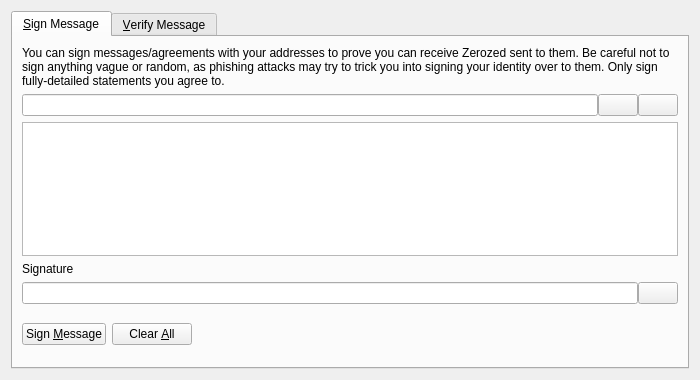
<?xml version="1.0" encoding="UTF-8"?>
<ui version="4.0">
 <class>SignVerifyMessageDialog</class>
 <widget class="QDialog" name="SignVerifyMessageDialog">
  <property name="geometry">
   <rect>
    <x>0</x>
    <y>0</y>
    <width>700</width>
    <height>380</height>
   </rect>
  </property>
  <property name="windowTitle">
   <string>Signatures - Sign / Verify a Message</string>
  </property>
  <property name="modal">
   <bool>true</bool>
  </property>
  <layout class="QVBoxLayout" name="verticalLayout">
   <item>
    <widget class="QTabWidget" name="tabWidget">
     <property name="currentIndex">
      <number>0</number>
     </property>
     <widget class="QWidget" name="tabSignMessage">
      <attribute name="title">
       <string>&amp;Sign Message</string>
      </attribute>
      <layout class="QVBoxLayout" name="verticalLayout_SM">
       <item>
        <widget class="QLabel" name="infoLabel_SM">
         <property name="text">
          <string>You can sign messages/agreements with your addresses to prove you can receive Zerozed sent to them. Be careful not to sign anything vague or random, as phishing attacks may try to trick you into signing your identity over to them. Only sign fully-detailed statements you agree to.</string>
         </property>
         <property name="textFormat">
          <enum>Qt::PlainText</enum>
         </property>
         <property name="wordWrap">
          <bool>true</bool>
         </property>
        </widget>
       </item>
       <item>
        <layout class="QHBoxLayout" name="horizontalLayout_1_SM">
         <property name="spacing">
          <number>0</number>
         </property>
         <item>
          <widget class="QValidatedLineEdit" name="addressIn_SM">
           <property name="toolTip">
            <string>The Zerozed address to sign the message with</string>
           </property>
          </widget>
         </item>
         <item>
          <widget class="QPushButton" name="addressBookButton_SM">
           <property name="toolTip">
            <string>Choose previously used address</string>
           </property>
           <property name="text">
            <string/>
           </property>
           <property name="icon">
            <iconset resource="../bitcoin.qrc">
             <normaloff>:/icons/address-book</normaloff>:/icons/address-book</iconset>
           </property>
           <property name="shortcut">
            <string>Alt+A</string>
           </property>
           <property name="autoDefault">
            <bool>false</bool>
           </property>
          </widget>
         </item>
         <item>
          <widget class="QPushButton" name="pasteButton_SM">
           <property name="toolTip">
            <string>Paste address from clipboard</string>
           </property>
           <property name="text">
            <string/>
           </property>
           <property name="icon">
            <iconset resource="../bitcoin.qrc">
             <normaloff>:/icons/editpaste</normaloff>:/icons/editpaste</iconset>
           </property>
           <property name="shortcut">
            <string>Alt+P</string>
           </property>
           <property name="autoDefault">
            <bool>false</bool>
           </property>
          </widget>
         </item>
        </layout>
       </item>
       <item>
        <widget class="QPlainTextEdit" name="messageIn_SM">
         <property name="toolTip">
          <string>Enter the message you want to sign here</string>
         </property>
        </widget>
       </item>
       <item>
        <widget class="QLabel" name="signatureLabel_SM">
         <property name="text">
          <string>Signature</string>
         </property>
         <property name="textFormat">
          <enum>Qt::PlainText</enum>
         </property>
        </widget>
       </item>
       <item>
        <layout class="QHBoxLayout" name="horizontalLayout_2_SM">
         <property name="spacing">
          <number>0</number>
         </property>
         <item>
          <widget class="QLineEdit" name="signatureOut_SM">
           <property name="font">
            <font>
             <italic>true</italic>
            </font>
           </property>
           <property name="readOnly">
            <bool>true</bool>
           </property>
          </widget>
         </item>
         <item>
          <widget class="QPushButton" name="copySignatureButton_SM">
           <property name="toolTip">
            <string>Copy the current signature to the system clipboard</string>
           </property>
           <property name="text">
            <string/>
           </property>
           <property name="icon">
            <iconset resource="../bitcoin.qrc">
             <normaloff>:/icons/editcopy</normaloff>:/icons/editcopy</iconset>
           </property>
           <property name="autoDefault">
            <bool>false</bool>
           </property>
          </widget>
         </item>
        </layout>
       </item>
       <item>
        <layout class="QHBoxLayout" name="horizontalLayout_3_SM">
         <item>
          <widget class="QPushButton" name="signMessageButton_SM">
           <property name="toolTip">
            <string>Sign the message to prove you own this Zerozed address</string>
           </property>
           <property name="text">
            <string>Sign &amp;Message</string>
           </property>
           <property name="icon">
            <iconset resource="../bitcoin.qrc">
             <normaloff>:/icons/edit</normaloff>:/icons/edit</iconset>
           </property>
           <property name="autoDefault">
            <bool>false</bool>
           </property>
          </widget>
         </item>
         <item>
          <widget class="QPushButton" name="clearButton_SM">
           <property name="toolTip">
            <string>Reset all sign message fields</string>
           </property>
           <property name="text">
            <string>Clear &amp;All</string>
           </property>
           <property name="icon">
            <iconset resource="../bitcoin.qrc">
             <normaloff>:/icons/remove</normaloff>:/icons/remove</iconset>
           </property>
           <property name="autoDefault">
            <bool>false</bool>
           </property>
          </widget>
         </item>
         <item>
          <spacer name="horizontalSpacer_1_SM">
           <property name="orientation">
            <enum>Qt::Horizontal</enum>
           </property>
           <property name="sizeHint" stdset="0">
            <size>
             <width>40</width>
             <height>48</height>
            </size>
           </property>
          </spacer>
         </item>
         <item>
          <widget class="QLabel" name="statusLabel_SM">
           <property name="font">
            <font>
             <weight>75</weight>
             <bold>true</bold>
            </font>
           </property>
           <property name="text">
            <string/>
           </property>
           <property name="wordWrap">
            <bool>true</bool>
           </property>
          </widget>
         </item>
         <item>
          <spacer name="horizontalSpacer_2_SM">
           <property name="orientation">
            <enum>Qt::Horizontal</enum>
           </property>
           <property name="sizeHint" stdset="0">
            <size>
             <width>40</width>
             <height>48</height>
            </size>
           </property>
          </spacer>
         </item>
        </layout>
       </item>
      </layout>
     </widget>
     <widget class="QWidget" name="tabVerifyMessage">
      <attribute name="title">
       <string>&amp;Verify Message</string>
      </attribute>
      <layout class="QVBoxLayout" name="verticalLayout_VM">
       <item>
        <widget class="QLabel" name="infoLabel_VM">
         <property name="text">
          <string>Enter the receiver's address, message (ensure you copy line breaks, spaces, tabs, etc. exactly) and signature below to verify the message. Be careful not to read more into the signature than what is in the signed message itself, to avoid being tricked by a man-in-the-middle attack. Note that this only proves the signing party receives with the address, it cannot prove sendership of any transaction!</string>
         </property>
         <property name="textFormat">
          <enum>Qt::PlainText</enum>
         </property>
         <property name="alignment">
          <set>Qt::AlignLeading|Qt::AlignLeft|Qt::AlignTop</set>
         </property>
         <property name="wordWrap">
          <bool>true</bool>
         </property>
        </widget>
       </item>
       <item>
        <layout class="QHBoxLayout" name="horizontalLayout_1_VM">
         <property name="spacing">
          <number>0</number>
         </property>
         <item>
          <widget class="QValidatedLineEdit" name="addressIn_VM">
           <property name="toolTip">
            <string>The Zerozed address the message was signed with</string>
           </property>
          </widget>
         </item>
         <item>
          <widget class="QPushButton" name="addressBookButton_VM">
           <property name="toolTip">
            <string>Choose previously used address</string>
           </property>
           <property name="text">
            <string/>
           </property>
           <property name="icon">
            <iconset resource="../bitcoin.qrc">
             <normaloff>:/icons/address-book</normaloff>:/icons/address-book</iconset>
           </property>
           <property name="shortcut">
            <string>Alt+A</string>
           </property>
           <property name="autoDefault">
            <bool>false</bool>
           </property>
          </widget>
         </item>
        </layout>
       </item>
       <item>
        <widget class="QPlainTextEdit" name="messageIn_VM"/>
       </item>
       <item>
        <widget class="QValidatedLineEdit" name="signatureIn_VM"/>
       </item>
       <item>
        <layout class="QHBoxLayout" name="horizontalLayout_2_VM">
         <item>
          <widget class="QPushButton" name="verifyMessageButton_VM">
           <property name="toolTip">
            <string>Verify the message to ensure it was signed with the specified Zerozed address</string>
           </property>
           <property name="text">
            <string>Verify &amp;Message</string>
           </property>
           <property name="icon">
            <iconset resource="../bitcoin.qrc">
             <normaloff>:/icons/transaction_0</normaloff>:/icons/transaction_0</iconset>
           </property>
           <property name="autoDefault">
            <bool>false</bool>
           </property>
          </widget>
         </item>
         <item>
          <widget class="QPushButton" name="clearButton_VM">
           <property name="toolTip">
            <string>Reset all verify message fields</string>
           </property>
           <property name="text">
            <string>Clear &amp;All</string>
           </property>
           <property name="icon">
            <iconset resource="../bitcoin.qrc">
             <normaloff>:/icons/remove</normaloff>:/icons/remove</iconset>
           </property>
           <property name="autoDefault">
            <bool>false</bool>
           </property>
          </widget>
         </item>
         <item>
          <spacer name="horizontalSpacer_1_VM">
           <property name="orientation">
            <enum>Qt::Horizontal</enum>
           </property>
           <property name="sizeHint" stdset="0">
            <size>
             <width>40</width>
             <height>48</height>
            </size>
           </property>
          </spacer>
         </item>
         <item>
          <widget class="QLabel" name="statusLabel_VM">
           <property name="font">
            <font>
             <weight>75</weight>
             <bold>true</bold>
            </font>
           </property>
           <property name="text">
            <string/>
           </property>
           <property name="wordWrap">
            <bool>true</bool>
           </property>
          </widget>
         </item>
         <item>
          <spacer name="horizontalSpacer_2_VM">
           <property name="orientation">
            <enum>Qt::Horizontal</enum>
           </property>
           <property name="sizeHint" stdset="0">
            <size>
             <width>40</width>
             <height>48</height>
            </size>
           </property>
          </spacer>
         </item>
        </layout>
       </item>
      </layout>
     </widget>
    </widget>
   </item>
  </layout>
 </widget>
 <customwidgets>
  <customwidget>
   <class>QValidatedLineEdit</class>
   <extends>QLineEdit</extends>
   <header>qvalidatedlineedit.h</header>
  </customwidget>
 </customwidgets>
 <resources>
  <include location="../bitcoin.qrc"/>
 </resources>
 <connections/>
</ui>
